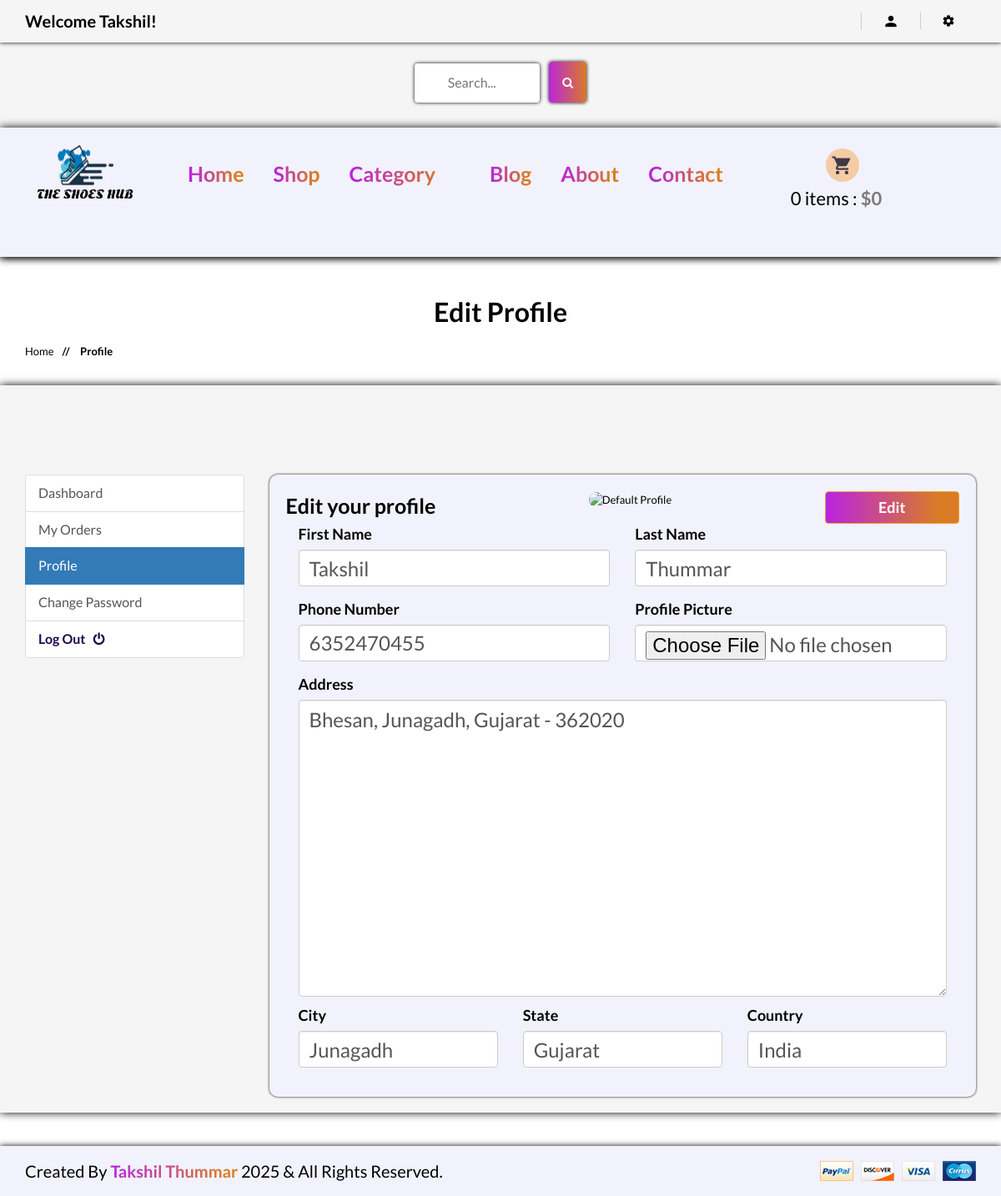
The page /account/edit_profile/ (signed in) on the database its author committed.
### accounts/models.py (models this page shows, shortened)
class Account(AbstractBaseUser):
    first_name = models.CharField(max_length=50)
    last_name = models.CharField(max_length=50)
    username = models.CharField(max_length=50, unique=True)
    email = models.EmailField(max_length=100, unique=True)
    Phone_number = models.CharField(max_length=50)
    is_admin = models.BooleanField(default=False)
    is_staff = models.BooleanField(default=False)
    is_active = models.BooleanField(default=False)
    is_superadmin = models.BooleanField(default=False)
    date_joined_for_format = models.DateTimeField(auto_now_add=True)
    last_login_for_format  = models.DateTimeField(auto_now_add=True)
    USERNAME_FIELD = 'email'
    REQUIRED_FIELDS = ['username', 'first_name', 'last_name']
    objects = AccountManger()

class UserProfile(models.Model):
    user = models.OneToOneField(Account, on_delete=models.CASCADE)
    address = models.TextField(blank=True, max_length=500)
    profile_picture = models.ImageField(blank=True, upload_to='userprofile',default='static/user_image_default.png', null=True)
    city = models.CharField(blank=True, max_length=20)
    state = models.CharField(blank=True, max_length=20)
    country = models.CharField(blank=True, max_length=20)

### accounts/views.py (the view)
# urls.py: path('edit_profile/', views.edit_profile, name='edit_profile'),
@login_required(login_url = 'accounts:login')
def edit_profile(request):
    userprofile = get_object_or_404(UserProfile, user=request.user)
    if request.method == 'POST':
        user_form = UserForm(request.POST, instance=request.user)
        profile_form = UserProfileForm(request.POST, request.FILES, instance=userprofile)
        if user_form.is_valid() and profile_form.is_valid():
            user_form.save()
            profile_form.save()
            messages.success(request, 'Your profile has been updated.')
            return redirect('accounts:edit_profile')
    else:
        user_form = UserForm(instance=request.user)
        profile_form = UserProfileForm(instance=userprofile)
    context = {
        'user_form': user_form,
        'profile_form': profile_form,
        'userprofile': userprofile,
    }
    return render(request, 'shop/accounts/dashboard/edit_profile.html', context)

### templates/shop/accounts/dashboard/edit_profile.html (shortened to what this page needs)
{% extends '../../../base.html' %} {% load static %} {% block title %}Edit Profile{% endblock title %} {% block content %}
<div class="pages-title section-padding" style="margin-bottom:30px;">
    <div class="container">
        <div style="background: white" class="row">
            <div class="col-xs-12">
                <div class="pages-title-text text-center">
                    <h2 style="color: black">Edit Profile</h2>
                    <ul class="text-left" style="margin-top: -30px; margin-bottom: 40px;">
                        <li><a style="color: black" href="\">Home </a></li>
                        <li style="color: black"><span> // </span>Profile</li>
                    </ul>
                </div>
            </div>
        </div>
    </div>
</div>
<section style="margin-bottom:40px; background: #f5f5f5; padding-top: 70px; box-shadow: 0 0 10px black;" class="section-conten padding-y bg">
    <br><br>
    <div class="container">
        <div class="row">
            {% include "includes/dashboard_slider.html" %}
            <main class="col-md-9">
                <form style="background:#f2f2fc; box-shadow: 0 0 3px black; padding:20px;border-radius:10px" action="{% url 'accounts:edit_profile' %}" method="POST" enctype="multipart/form-data">
                    <article class="card">
                        <header class="card-header text-center">
                            <strong style="font-size:25px;float:left; color: black;" class="d-inline-block mr-3">Edit your profile</strong>
                            <input style="float:right;width:20%;color: white; background: linear-gradient(270deg, #DA7C25 15%, #B923E1 100%); font-size:18px;font-weight: bold;" type="submit" value="Edit" class="btn btn-warning">
                        </header>
                        <div class="card-body">
                            <div class="text-center">
                                {% if profile.profile_picture %}
                                <img src="{{ profile.profile_picture.url }}" alt="Profile Picture" width="100" style="border-radius:50px; color: black;"> {% else %}
                                <img src="/static/images/default-avatar.png" alt="Default Profile" width="100" style="border-radius:50px; color: black;"> {% endif %}
                            </div>
                            <br>
                            <div class="row">
                                <div class="col-md-12">
                                    <div class="form-row">
                                        <div class="form-group col-md-6">
                                            <label style="color: black; font-size: 18px;">First Name</label> {{user_form.first_name}}
                                        </div>
                                        <div class="form-group col-md-6">
                                            <label style="color: black; font-size: 18px;">Last Name</label> {{user_form.last_name}}
                                        </div>
                                    </div>
                                    <div class="form-row">
                                        <div class="form-group col-md-6">
                                            <label style="color: black; font-size: 18px;">Phone Number</label> {{user_form.Phone_number}}
                                        </div>
                                        <div class="form-group col-md-6">
                                            <label style="color: black; font-size: 18px;">Profile Picture</label> {{profile_form.profile_picture}}
                                        </div>
                                    </div>
                                    <div style="margin-bottom:10px" class="col-md-12">
                                        <label style="color: black; font-size: 18px;">Address</label> {{profile_form.address}}
                                    </div>
                                    <br>
                                    <div class="form-row">
                                        <div class="form-group col-md-4">
                                            <label style="color: black; font-size: 18px;">City</label> {{profile_form.city}}
                                        </div>
                                        <div class="form-group col-md-4">
                                            <label style="color: black; font-size: 18px;">State</label> {{profile_form.state}}
                                        </div>
                                        <div class="form-group col-md-4">
                                            <label style="color: black; font-size: 18px;">Country</label> {{profile_form.country}}
                                        </div>
                                    </div>
                                </div>
                            </div>
                        </div>
                    </article>
                </form>
            </main>
        </div>
    </div>
    <br>
</section>
{% endblock content %}

### templates/base.html (shortened to what this page needs)
{% load static %}
<!doctype html>
<html class="no-js" lang="">
<head>
    <link href="/media/fonts/fontawesome/css/all.min.css" type="text/css" rel="stylesheet" />
    <link rel="stylesheet" href="{% static 'css/bootstrap.min.css' %}">
    <link rel="stylesheet" href="{% static 'css/animate.css' %}">
    <link rel="stylesheet" href="{% static 'css/materialdesignicons.min.css' %}">
    <link rel="stylesheet" href="{% static 'css/jquery.simpleLens.css' %}">
    <link rel="stylesheet" href="{% static 'css/jquery-ui.min.css' %}">
    <link rel="stylesheet" href="{% static 'css/meanmenu.min.css' %}">
    <link rel="stylesheet" href="{% static 'css/nivo-slider.css' %}">
    <link rel="stylesheet" href="{% static 'css/owl.carousel.css' %}">
    <link rel="stylesheet" href="{% static 'css/style.css' %}">
    <link rel="stylesheet" href="{% static 'css/responsive.css' %}">
    <link rel="stylesheet" href="https://cdnjs.cloudflare.com/ajax/libs/font-awesome/4.7.0/css/font-awesome.min.css">
</head>
<body>
    <header class="header-one header-two" style="background-color: #f5f5f5; box-shadow: 0 0 10px black;">
        <div class="header-top-two" style="background-color: #f5f5f5; box-shadow: 0 0 5px black; margin-bottom: 15px;">
            <div class="container text-center">
                <div class="row">
                    <div class="col-sm-12">
                        <div class="middel-top">
                            {% if user.id is None %}
                            <div class="left floatleft">
                                <p style="color: black;  font-weight: 800; font-size: 20px;"><b>Welcome Guest!</b></p>
                            </div>
                            {% else %}
                            <div class="left floatleft">
                                <p style="color: black; font-weight: 800; font-size: 20px;"><b>Welcome {{user.first_name | capfirst}}!</b></p>
                            </div>
                            {% endif %}
                        </div>
                        <div class="middel-top clearfix">
                            <ul class="clearfix right floatright">
                                <li style="color: black;">
                                    <a href="#" style="color: black;  font-weight: 800; font-size: 20px;"><i class="mdi mdi-account"></i></a>
                                </li>
                                {% if user.is_authenticated %}
                                <li style="color: black;">
                                    <a href="#" style="color: black;"><i class="mdi mdi-settings"></i></a>
                                </li>
                                {% endif %}
                            </ul>
                        </div>
                    </div>
                </div>
            </div>
        </div>
        <div>
            <div class="container text-center">
                <div class="row">
                    <div class="col-sm-12">
                        <form id="searchh" action={% url 'shop:search' %} method="GET">
                            <input type="text" name="keyword" style="border: none; box-shadow: 0 0 4px black; margin-right: 10px;" placeholder="Search...">
                            <button style="height:49px; width: 45px; margin-bottom:6px; box-shadow: 0 0 4px black; background: linear-gradient(267deg, #DA7C25 0.36%, #B923E1 102.06%); margin-left:-1px; border:None " class="btn btn-warning" type="submit"> <i style="color:white; " class="fa fa-search"></i> </button>
                        </form>
                    </div>
                </div>
            </div>
        </div>
        <div class="index-page" style="background-color: #f2f2fc; margin-top: 20px; box-shadow: 0 0 10px black;">
            <div class="container text-center">
                <div class="row" style="margin-top: -5px;">
                    <div class="col-sm-2">
                        <div class="logo">
                            <a href="\"><img src="{% static 'img/logo-1.png' %}" alt="Logo" style="height: 200px; width: 200px; margin-top: -30px; margin-bottom: -50px;"></a>
                        </div>
                    </div>
                    <div class="col-sm-8">
                        <div class="header-middel">
                            <div class="mainmenu ">
                                <nav>
                                    <ul>
                                        <li class="nav-text-color"><a href="\">Home</a></li>
                                        <li class="nav-text-color"><a href="{% url 'shop:shop' %}">Shop</a></li>
                                        <li class="nav-text-color"><a href="#">Category <i class="mdi mdi-arrow-down"></i></a>
                                        </li>
                                        <li class="nav-text-color"><a href="{% url 'shop:blog' %}">Blog</a></li>
                                        <li class="nav-text-color"><a href="{% url 'shop:about' %}">About</a></li>
                                        <li class="nav-text-color"><a href="{% url 'shop:contact' %}">Contact</a></li>
                                    </ul>
                                </nav>
                            </div>
                        </div>
                    </div>
                    <div class="col-sm-2" style="margin-bottom: 20px;">
                        <div class="cart-itmes">
                            <a class="cart-itme-a" href="{% url 'cart:cart' %}"> <i class="mdi mdi-cart"></i> {{quantityyy}} items : <strong>${{totalll}}</strong> </a>
                        </div>
                    </div>
                </div>
            </div>
        </div>
    </header>
    <br>
    {% block content %} {% endblock content %}
    <footer>
        <div style="background:#f2f2fc; box-shadow: 0 0 7px black;" class="footer-bottom">
            <div class="container">
                <div class="row">
                    <div class="col-xs-12 col-sm-6">
                        <p style="font-size: 20px; font-weight: 500; color: black;">Created By <span style="background: linear-gradient(270deg, #DA7C25 10%, #B923E1 100%);
                            background-clip: text;
                            -webkit-text-fill-color: transparent; font-weight: 800;"><b>Takshil Thummar</b></span> 2025 & All Rights Reserved.</p>
                    </div>
                    <div class="col-xs-12 col-sm-6 text-right">
                        <a href="#"><img src="{% static 'img/footer/payment.png' %}" alt="" /></a>
                    </div>
                </div>
            </div>
        </div>
    </footer>
</body>
</html>

### rows shown on the page
Account: first_name "Takshil", last_name "Thummar", Phone_number "6352470455"
UserProfile: address "Bhesan, Junagadh, Gujarat - 362020", city "Junagadh", state "Gujarat", country "India"

### other values the page prints
{{ quantityyy }} "0"
{{ totalll }} "0"
